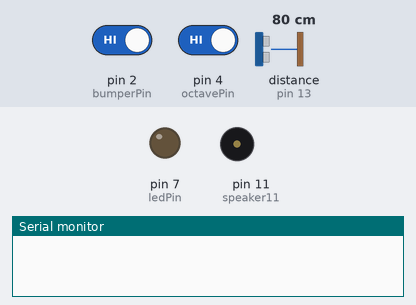
This sketch was run on a simulated Arduino Uno, built with avr-gcc and run on an emulated ATmega328P. Shown: output pins drawn as LEDs (lit = HIGH), buzzer (waves = sounding), the last lines printed to the serial monitor. Wiring (inferred from the names in the program): ultrasonic range finder: trigger pin 10; echo pin 13. The test bench sets the inputs (shaded band); at power-on: pin 2 (bumperPin) HIGH, pin 4 (octavePin) HIGH, distance to the obstacle (sensor on pin 13) 80 cm. The echo pulse lasts 58.3 µs per cm; pins used as bus, display or sensor lines are not drawn.

Above: at 1.2 s.
1.3 s: pin 2 (bumperPin) driven LOW
At 2.1 s:
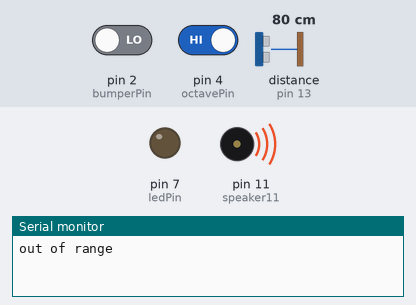
2.8 s: pin 4 (octavePin) driven LOW
At 4.3 s:
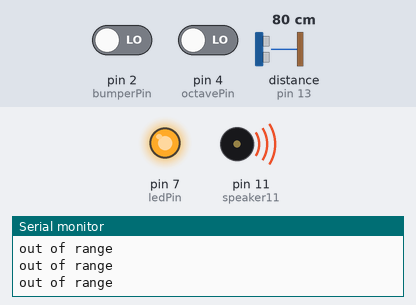
4.8 s: pin 2 (bumperPin) driven HIGH
At 6.8 s:
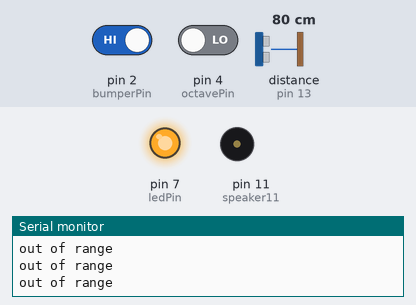
Timing chart, 0 to 8.3 s (numbered marks = the images above; inputs shaded):
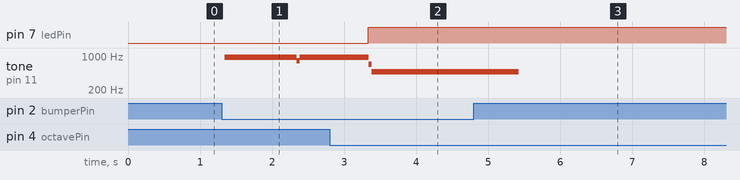

Measured:
- after the input at 1.3 s, tone on pin 11 (speaker11): silent → 946 Hz at once, → 807 Hz 1.0 s later, → 948 Hz 0.04 s later
- after the input at 2.8 s, pin 7 (ledPin): LOW → HIGH after 0.53 s

The sketch:

DualOctaveTrombone.ino
```cpp
/**--------------------------------------------------
Dual Octave Trombone:
    By Jessica Chang, Spring 2013
This code was written for an "electric trombone".
  It uses a VEX ultrasonic sensor to detect the distance
  from the plunger to the sensor, a button to control
  the octave it is playing in, an LED for visual feedback
  and another button that acts as an "air valve" and
  dictates when the instrument will sound. In addition,
  the code is written such that the tones are "snapped"
  to the closest half-step. Using the serial monitor,
  it is possible to observe both the letter of the note
  being played and the octave that it is in.
**//**--------------------------------------------------**/


/**--------------------------------------------------
Pin assignments
**//**--------------------------------------------**/
int ledPin = 7;
int bumperPin = 2;
int speaker11 = 11;
int Trig_pin = 10;
int Echo_pin = 13;
int octavePin = 4;

/**--------------------------------------------------
Global Variables
**//**--------------------------------------------**/
int val = 0;
int octave = -1;
int duration;
int distance;
long hertz;

/**--------------------------------------------------
Setup of the pins;
The inputs are the two buttons and the echo from the
  ultrasonic sensor.
The outputs are the speaker, LED and trig from the
  ultrasonic sensor.
The serial is also initialized.
**//**--------------------------------------------**/
void setup()
{
 pinMode(ledPin, OUTPUT);
 pinMode(speaker11, OUTPUT);
 pinMode(bumperPin, INPUT);
 pinMode(octavePin, INPUT);
 pinMode(Trig_pin, OUTPUT);
 pinMode(Echo_pin, INPUT);
 Serial.begin(9600);
}

/**--------------------------------------------------
The Loop:
The values for the air valve button and the octave button
  are read. If the air valve is pressed, then a tone will
  be played. If the octave button is pressed, then the LED
  will illuminate as a visual aid for the player.
At the end of the loop, the distance of the plunger and the
  value of the corresponding raw hertz are refreshed.
**//**--------------------------------------------**/

void loop()
{
  val = digitalRead(bumperPin);
  octave = digitalRead(octavePin);
  octaveCheck();

  if(val == LOW)
  {
   playTone(snapToPitch(hertz, octave), 1000);
  }

  getTheDistance();
  convertToHertz();
}

/**--------------------------------------------------
THE FUNCTIONS:
  void getTheDistance()
  void convertToHertz()
  void octaveCheck()
  long snapToPitch(long hertz, int octave)
  void playTone()
**//**--------------------------------------------**/


/** getTheDistance()
      This function calls the ultrasonic sensor
        to send out a ping and waits for it to
        return. Then it sets the value of distance.
**/


void getTheDistance()
{
  digitalWrite(Trig_pin, LOW);
  delayMicroseconds(2);
  digitalWrite(Trig_pin, HIGH);
  delayMicroseconds(20);
  digitalWrite(Trig_pin, LOW);
  distance = pulseIn(Echo_pin,HIGH);
}

/** convertToHertz()
      This function sets the value of the variable
        hertz by mapping the value of distance out
        to one between 256 and 523.
**/

void convertToHertz()
{
  hertz = map(distance, 256, 2048, 256, 523);
}

/** octaveCheck()
      This function checks the state of the octave
        button. If it is pressed, the LED lights up.
**/

void octaveCheck()
{
  if (octave == LOW)
  {
    digitalWrite(ledPin, HIGH);
  }
  else
  {
   digitalWrite(ledPin, LOW);
  }
}

/** snapToPitch(long hertz, int octave)
      This function determines the pitch that is to
        be played by snapping the value of the variable
        hertz to the half-tone that is to be played.
        Using an array for the letters of the tones and
        a parallel array for the exact pitch values of
        those tones, it is determined which pitch is closest
        to the varible hertz.
      If the octave button is pressed, the pitch values to
        be played will be doubled, raising the tone by one
        octave, and that value will be returned. Otherwise,
        the original pitch that was closest to the variable
        hertz is returned.
      If the hertz is too far away from the pitch tones
        (only if it is greater than 523), then "Out of range"
        will be printed and the highest pitch returned. This
        still takes into account the position of the octave
        button.
**/

long snapToPitch(long hertz, int octave)
{
    String names[] = {"C", "b", "a#", "a", "g#", "g", "f#", "f", "e", "d#", "d", "c#", "c"};
  int tones[] = {262, 277, 294, 311, 330, 349, 370, 392, 415, 440, 466, 494, 523};
  for (int i = 0; i<12; i++)
  {
    if (hertz <= ((tones[i]+tones[i+1])/2))
   {
     Serial.println(names[i] + octave);
     if (octave == HIGH)
     {
       return tones[i];
     }
     else if (octave == LOW)
     {
       return (2*tones[i]);
     }
   }
  }
  Serial.println("out of range");
  if (octave == HIGH)
  {
    return 523;
  }
  return (2*523);
}


/** playTone(int tone, int duration)
      This function actually calls the Piezo to play the
        tone. It does so by toggling the value of the
        speaker rapidly such that it is vibrating at the
        number of times per minute (hertz) specified.
      The duration of the tone can be adjusted by the
        parameter in the function's argument.
**/

void playTone(int tone, int duration)
{
 for(long i = 0; i<duration*1000L; i+=tone*2)
 {
   digitalWrite(speaker11, HIGH);
   delayMicroseconds(tone);
   digitalWrite(speaker11, LOW);
   delayMicroseconds(tone);
 }
}
```
